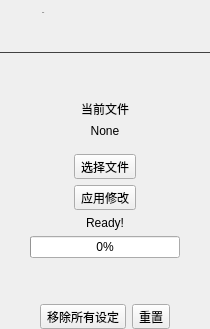
            <widget class="QWidget" name="applyPage">
             <layout class="QVBoxLayout" name="verticalLayout_6">
              <property name="leftMargin">
               <number>0</number>
              </property>
              <property name="topMargin">
               <number>0</number>
              </property>
              <property name="rightMargin">
               <number>0</number>
              </property>
              <property name="bottomMargin">
               <number>0</number>
              </property>
              <item>
               <widget class="QWidget" name="verticalWidget" native="true">
                <layout class="QVBoxLayout" name="verticalLayout_24">
                 <property name="leftMargin">
                  <number>0</number>
                 </property>
                 <property name="topMargin">
                  <number>0</number>
                 </property>
                 <property name="rightMargin">
                  <number>0</number>
                 </property>
                 <property name="bottomMargin">
                  <number>0</number>
                 </property>
                 <item>
                  <widget class="QWidget" name="locSimPageHeader_2" native="true">
                   <layout class="QHBoxLayout" name="horizontalLayout_33">
                    <property name="spacing">
                     <number>10</number>
                    </property>
                    <property name="leftMargin">
                     <number>0</number>
                    </property>
                    <property name="rightMargin">
                     <number>0</number>
                    </property>
                    <item>
                     <widget class="QToolButton" name="toolButton_18">
                      <property name="enabled">
                       <bool>false</bool>
                      </property>
                      <property name="styleSheet">
                       <string notr="true">QToolButton {
	icon-size: 24px;
	background-color: transparent;
	padding-left: 0px;
	padding-right: 5px;
	border-radius: 0px;
}</string>
                      </property>
                      <property name="icon">
                       <iconset>
                        <normaloff>:/icon/check-circle.svg</normaloff>:/icon/check-circle.svg</iconset>
                      </property>
                     </widget>
                    </item>
                    <item>
                     <widget class="QWidget" name="verticalWidget_11" native="true">
                      <layout class="QVBoxLayout" name="verticalLayout_33">
                       <property name="spacing">
                        <number>6</number>
                       </property>
                       <property name="leftMargin">
                        <number>0</number>
                       </property>
                       <property name="topMargin">
                        <number>0</number>
                       </property>
                       <property name="rightMargin">
                        <number>0</number>
                       </property>
                       <property name="bottomMargin">
                        <number>0</number>
                       </property>
                       <item>
                        <widget class="QLabel" name="statusBarLbl_5">
                         <property name="font">
                          <font>
                           <pointsize>-1</pointsize>
                           <bold>false</bold>
                          </font>
                         </property>
                         <property name="text">
                          <string>Apply</string>
                         </property>
                        </widget>
                       </item>
                       <item>
                        <widget class="QLabel" name="label_16">
                         <property name="text">
                          <string/>
                         </property>
                        </widget>
                       </item>
                      </layout>
                     </widget>
                    </item>
                    <item>
                     <spacer name="horizontalSpacer_15">
                      <property name="orientation">
                       <enum>Qt::Horizontal</enum>
                      </property>
                      <property name="sizeHint" stdset="0">
                       <size>
                        <width>40</width>
                        <height>20</height>
                       </size>
                      </property>
                     </spacer>
                    </item>
                   </layout>
                  </widget>
                 </item>
                 <item>
                  <widget class="Line" name="line_5">
                   <property name="styleSheet">
                    <string notr="true">QFrame {
	color: #414141;
}</string>
                   </property>
                   <property name="frameShadow">
                    <enum>QFrame::Plain</enum>
                   </property>
                   <property name="orientation">
                    <enum>Qt::Horizontal</enum>
                   </property>
                  </widget>
                 </item>
                 <item>
                  <spacer name="verticalSpacer_10">
                   <property name="orientation">
                    <enum>Qt::Vertical</enum>
                   </property>
                   <property name="sizeHint" stdset="0">
                    <size>
                     <width>20</width>
                     <height>40</height>
                    </size>
                   </property>
                  </spacer>
                 </item>
                 <item>
                  <widget class="QLabel" name="modifiedTweaksLbl">
                   <property name="text">
                    <string>当前文件</string>
                   </property>
                   <property name="alignment">
                    <set>Qt::AlignCenter</set>
                   </property>
                  </widget>
                 </item>
                 <item>
                  <widget class="QLabel" name="gestaltLocationLbl">
                   <property name="text">
                    <string>None</string>
                   </property>
                   <property name="alignment">
                    <set>Qt::AlignCenter</set>
                   </property>
                  </widget>
                 </item>
                 <item>
                  <layout class="QHBoxLayout" name="horizontalLayout_7">
                   <property name="topMargin">
                    <number>10</number>
                   </property>
                   <property name="bottomMargin">
                    <number>0</number>
                   </property>
                   <item>
                    <widget class="QToolButton" name="chooseGestaltBtn">
                     <property name="text">
                      <string>选择文件</string>
                     </property>
                     <property name="icon">
                      <iconset>
                       <normaloff>:/icon/folder.svg</normaloff>:/icon/folder.svg</iconset>
                     </property>
                     <property name="toolButtonStyle">
                      <enum>Qt::ToolButtonTextBesideIcon</enum>
                     </property>
                    </widget>
                   </item>
                  </layout>
                 </item>
                 <item>
                  <widget class="QWidget" name="horizontalWidget" native="true">
                   <layout class="QHBoxLayout" name="horizontalLayout_17">
                    <property name="leftMargin">
                     <number>0</number>
                    </property>
                    <property name="topMargin">
                     <number>0</number>
                    </property>
                    <property name="rightMargin">
                     <number>0</number>
                    </property>
                    <property name="bottomMargin">
                     <number>0</number>
                    </property>
                    <item>
                     <widget class="QToolButton" name="applyTweaksBtn">
                      <property name="text">
                       <string>应用修改</string>
                      </property>
                      <property name="icon">
                       <iconset>
                        <normaloff>:/icon/check-circle.svg</normaloff>:/icon/check-circle.svg</iconset>
                      </property>
                      <property name="toolButtonStyle">
                       <enum>Qt::ToolButtonTextBesideIcon</enum>
                      </property>
                     </widget>
                    </item>
                   </layout>
                  </widget>
                 </item>
                 <item>
                  <widget class="QLabel" name="statusLbl">
                   <property name="text">
                    <string>Ready!</string>
                   </property>
                   <property name="alignment">
                    <set>Qt::AlignCenter</set>
                   </property>
                  </widget>
                 </item>
                 <item alignment="Qt::AlignHCenter">
                  <widget class="QProgressBar" name="restoreProgressBar">
                   <property name="sizePolicy">
                    <sizepolicy hsizetype="Fixed" vsizetype="Fixed">
                     <horstretch>0</horstretch>
                     <verstretch>0</verstretch>
                    </sizepolicy>
                   </property>
                   <property name="minimumSize">
                    <size>
                     <width>150</width>
                     <height>0</height>
                    </size>
                   </property>
                   <property name="value">
                    <number>0</number>
                   </property>
                   <property name="alignment">
                    <set>Qt::AlignCenter</set>
                   </property>
                  </widget>
                 </item>
                 <item>
                  <spacer name="verticalSpacer_2">
                   <property name="orientation">
                    <enum>Qt::Vertical</enum>
                   </property>
                   <property name="sizeHint" stdset="0">
                    <size>
                     <width>20</width>
                     <height>40</height>
                    </size>
                   </property>
                  </spacer>
                 </item>
                 <item>
                  <widget class="QWidget" name="horizontalWidget" native="true">
                   <layout class="QHBoxLayout" name="horizontalLayout_25">
                    <property name="leftMargin">
                     <number>0</number>
                    </property>
                    <property name="topMargin">
                     <number>0</number>
                    </property>
                    <property name="rightMargin">
                     <number>0</number>
                    </property>
                    <property name="bottomMargin">
                     <number>0</number>
                    </property>
                    <item>
                     <spacer name="horizontalSpacer_14">
                      <property name="orientation">
                       <enum>Qt::Horizontal</enum>
                      </property>
                      <property name="sizeHint" stdset="0">
                       <size>
                        <width>40</width>
                        <height>20</height>
                       </size>
                      </property>
                     </spacer>
                    </item>
                    <item>
                     <widget class="QToolButton" name="removeTweaksBtn">
                      <property name="text">
                       <string>移除所有设定</string>
                      </property>
                     </widget>
                    </item>
                    <item>
                     <widget class="QToolButton" name="resetGestaltBtn">
                      <property name="text">
                       <string>重置</string>
                      </property>
                     </widget>
                    </item>
                    <item>
                     <spacer name="horizontalSpacer_16">
                      <property name="orientation">
                       <enum>Qt::Horizontal</enum>
                      </property>
                      <property name="sizeHint" stdset="0">
                       <size>
                        <width>40</width>
                        <height>20</height>
                       </size>
                      </property>
                     </spacer>
                    </item>
                   </layout>
                  </widget>
                 </item>
                </layout>
               </widget>
              </item>
             </layout>
            </widget>
